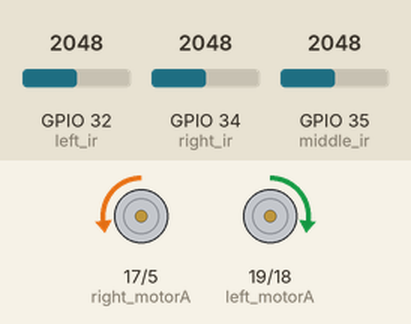
This program was run on a simulated ESP32. Parts: motor-driver pin pairs drawn as motors (green arrow = first pin HIGH = forward, orange = second pin HIGH = backward, longer = more drive, scaled by the enable pin). The inputs (shaded band) are chosen by the test bench; at power-on: GPIO 32 (left_ir) = 2048, GPIO 34 (right_ir) = 2048, GPIO 35 (middle_ir) = 2048.

Above: at 1.2 s.
1.3 s: GPIO 32 (left_ir) set to 60
At 3.3 s:
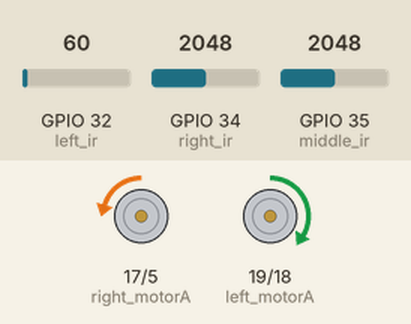
3.6 s: GPIO 34 (right_ir) set to 1027
5.1 s: GPIO 34 (right_ir) set to 930
At 5.9 s:
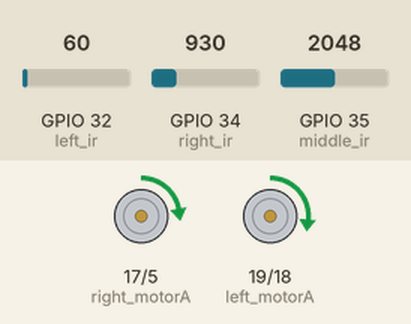
6.6 s: GPIO 32 (left_ir) set to 95
8.1 s: GPIO 32 (left_ir) set to 107
At 8.7 s:
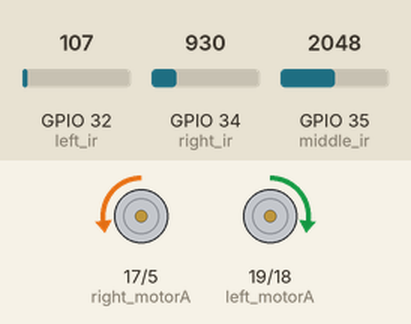
11.2 s: GPIO 32 (left_ir) set to 40
At 12.3 s:
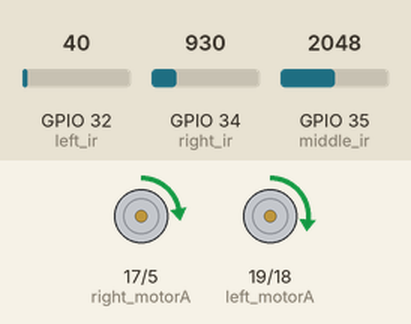
Timing chart, 0 to 13.7 s (numbered marks = the images above; inputs shaded):
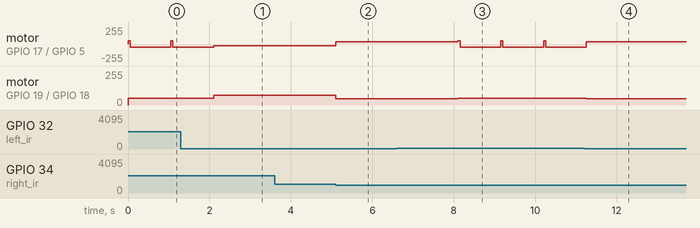

The program:

main.cpp
```cpp
#include <Arduino.h>

constexpr int BLACK_THRESHOLD = 100;  // Ignore readings at or below this
constexpr int BLACK_MAX_VALUE = 2000; // Measure your darkest reading; start with 1000
constexpr int MAX_PWM = 80;
constexpr int MAX_DRIVE_PWM = 80; // Increase gradually after tuning
constexpr int DEADBAND = 0;
const int max_correction = 100;

const int turning_speed = 50;
const int straight_speed = 50;

const int left_ir = 32;
const int middle_ir = 35;
const int right_ir = 34;
const int left_motorA = 19;
const int left_motorB = 18;
const int right_motorA = 17;
const int right_motorB = 5;
const int left_pwm = 21;
const int right_pwm = 16;
bool capacitor_zone = false;

// ultrasonics
// TRIG = 13
// ECHO = 12

// Servo
// SIGNAL = 14

int determine_drive_mode();
void pid_drive();
int calculate_pid_speed(int sensor_pin);
void drive_motors(int left_vel, int right_vel);
bool check_black(int sensor_pin);
void end_zone();
void stop();
void grab_ballz();
int read_USS();

void setup()
{
  pinMode(left_ir, INPUT);
  pinMode(middle_ir, INPUT);
  pinMode(right_ir, INPUT);
  pinMode(left_motorA, OUTPUT);
  pinMode(right_motorA, OUTPUT);
  pinMode(left_motorB, OUTPUT);
  pinMode(right_motorB, OUTPUT);
  pinMode(left_pwm, OUTPUT);
  pinMode(right_pwm, OUTPUT);
  // Serial.begin(9600);
}

void loop()
{
  determine_drive_mode();
}

int determine_drive_mode()
{
  if (check_black(middle_ir))
  {

    if (check_black(left_ir) && check_black(right_ir))
    {
      // If all sensors detect black, check if we are in the end zone
      drive_motors(straight_speed, straight_speed);
      delay(50); // Drive straight a little
      if (check_black(left_ir) && check_black(middle_ir) && check_black(right_ir))
      {
        end_zone();
        return 10; // End zone
      }
      else
      {
        // If not in the end zone, we are in the capacitor zone, drive straight
        capacitor_zone = true;
        return 11; // Found capacitor zone
      }
    }
    else
    {
      // If the middle IR sensor detects black, drive in PID mode
      pid_drive();
      return 1; // PID drive mode
    }
  }

  else if (check_black(left_ir) && check_black(right_ir))
  {
    // If both left and right IR sensors detect black, drive straight
    drive_motors(straight_speed, straight_speed); // Drive straight
    return 2;                                     // Straight drive mode
  }

  else if (check_black(left_ir))
  {
    // If only the left IR sensor detects black, turn left
    pid_drive();
    // drive_motors(-turning_speed, turning_speed); // Turn left
    return 3; // Left turn mode
  }

  else if (check_black(right_ir))
  {
    // If only the right IR sensor detects black, turn right
    pid_drive();
    // drive_motors(turning_speed, -turning_speed); // Turn right
    return 4; // Right turn mode
  }

  else
  { // No sensors detect black
    if (capacitor_zone)
    {
      // If we are in the capacitor zone, drive straight
      drive_motors(straight_speed, straight_speed); // Drive straight
      while (!check_black(left_ir) || !check_black(middle_ir || !check_black(right_ir)))
      {
        delay(10);
      }
      stop();
      return 5; // Straight drive mode in capacitor zone
    }
    else
    {
      // Spin to search for the line
      // drive_motors(turning_speed, -turning_speed); // Spin in place
      // Serial.print("\nSearching for line");
      pid_drive();
      // TODO: add some kind of counter to track when lost. line
      return 0; // Search mode
    }
  }
}

void set_motor(int pwm_pin, int direction_pin_1, int direction_pin_2, int velocity)
{
  velocity = constrain(velocity, -MAX_PWM, MAX_PWM);

  const int pwm = abs(velocity);

  if (velocity > 0)
  {
    digitalWrite(direction_pin_1, HIGH);
    digitalWrite(direction_pin_2, LOW);
  }
  else if (velocity < 0)
  {
    digitalWrite(direction_pin_1, LOW);
    digitalWrite(direction_pin_2, HIGH);
  }
  else
  {
    // Coast; use HIGH/HIGH instead if your driver supports braking.
    digitalWrite(direction_pin_1, LOW);
    digitalWrite(direction_pin_2, LOW);
  }

  analogWrite(pwm_pin, pwm);
}

void drive_motors(int left_vel, int right_vel)
{
  set_motor(left_pwm, left_motorA, left_motorB, left_vel);
  set_motor(right_pwm, right_motorA, right_motorB, right_vel);
}

bool check_black(int sensor_pin)
{
  int sensor_value = analogRead(sensor_pin);
  return sensor_value > BLACK_THRESHOLD; // Returns true if the sensor detects black
}

void end_zone()
{
  capacitor_zone = false; // Reset capacitor zone flag
  stop();                 // Stop the motors
  drive_motors(turning_speed, -turning_speed);
  delay(1000);
  while (read_USS() > 50)
  {
    drive_motors(turning_speed, -turning_speed);
  }
  while (read_USS() > 5)
  {
    drive_motors(-straight_speed, -straight_speed);
  }
  grab_ballz();

  // Additional logic for end zone can be added here
}

void stop()
{
  drive_motors(0, 0); // Stop the motors
}

void grab_ballz()
{
}

int read_USS()
{
  return 0;
}

void pid_drive()
{
  capacitor_zone = false;

  static float integral = 0.0f;
  static float previous_error = 0.0f;
  static float filtered_derivative = 0.0f;
  static float last_correction = 0.0f;

  static unsigned long previous_time_us = 0;
  static unsigned long lost_line_start_ms = 0;

  constexpr int BASE_SPEED = 40;
  constexpr int TURN_THRESHOLD = 1000;

  constexpr unsigned long DASH_GAP_HOLD_MS = 900;
  constexpr unsigned long RECOVERY_TURN_MS = 600;

  constexpr float KP = 20.0f;
  constexpr float KI = 0.5f;
  constexpr float KD = 2.0f;
  constexpr float INTEGRAL_LIMIT = 0.50f;
  constexpr float MAX_CORRECTION = 35.0f;

  const unsigned long now_us = micros();

  float dt = (previous_time_us == 0)
                 ? 0.01f
                 : (now_us - previous_time_us) / 1000000.0f;

  previous_time_us = now_us;
  dt = constrain(dt, 0.002f, 0.05f);

  const int left_value = analogRead(left_ir);
  const int middle_value = analogRead(middle_ir);
  const int right_value = analogRead(right_ir);

  const bool all_white =
      left_value < BLACK_THRESHOLD &&
      middle_value < BLACK_THRESHOLD &&
      right_value < BLACK_THRESHOLD;

  // Bridge dashed-line gaps using the same curve as before the gap.
  if (all_white)
  {
    if (lost_line_start_ms == 0)
    {
      lost_line_start_ms = millis();
    }

    const unsigned long lost_time_ms = millis() - lost_line_start_ms;

    float continued_correction = last_correction;

    const float correction_magnitude =
        (last_correction >= 0.0f)
            ? last_correction
            : -last_correction;

    // If the robot has not found the line after the expected dash gap,
    // gradually tighten the previous curve to search for it.
    if (lost_time_ms > DASH_GAP_HOLD_MS &&
        correction_magnitude > 1.0f)
    {
      const float recovery_amount = constrain(
          (lost_time_ms - DASH_GAP_HOLD_MS) /
              static_cast<float>(RECOVERY_TURN_MS),
          0.0f,
          1.0f);

      const float direction =
          (last_correction >= 0.0f) ? 1.0f : -1.0f;

      continued_correction = direction * (correction_magnitude +
                                          ((MAX_CORRECTION - correction_magnitude) *
                                           recovery_amount));
    }

    const int left_speed = constrain(
        static_cast<int>(BASE_SPEED - continued_correction),
        0,
        MAX_PWM);

    const int right_speed = constrain(
        static_cast<int>(BASE_SPEED + continued_correction),
        0,
        MAX_PWM);

    drive_motors(left_speed, right_speed);
    return;
  }

  lost_line_start_ms = 0;

  // Sharp left: left strongly black and right white.
  if (left_value >= TURN_THRESHOLD &&
      right_value < BLACK_THRESHOLD)
  {
    integral = 0.0f;
    previous_error = 0.0f;
    filtered_derivative = 0.0f;
    last_correction = -MAX_CORRECTION;

    drive_motors(-turning_speed * 3 / 2, turning_speed / 2);
    return;
  }

  // Sharp right: right strongly black and left white.
  if (right_value >= TURN_THRESHOLD &&
      left_value < BLACK_THRESHOLD)
  {
    integral = 0.0f;
    previous_error = 0.0f;
    filtered_derivative = 0.0f;
    last_correction = MAX_CORRECTION;

    drive_motors(turning_speed / 2, -turning_speed * 3 / 2);
    return;
  }

  const int sensor_range = BLACK_MAX_VALUE - BLACK_THRESHOLD;

  const int left_black = constrain(
      left_value - BLACK_THRESHOLD, 0, sensor_range);

  const int right_black = constrain(
      right_value - BLACK_THRESHOLD, 0, sensor_range);

  const float error =
      (right_black - left_black) / static_cast<float>(sensor_range);

  integral += error * dt;
  integral = constrain(integral, -INTEGRAL_LIMIT, INTEGRAL_LIMIT);

  const float raw_derivative = constrain(
      (error - previous_error) / dt,
      -3.0f,
      3.0f);

  filtered_derivative =
      (0.7f * filtered_derivative) + (0.3f * raw_derivative);

  const float correction = constrain(
      (KP * error) + (KI * integral) + (KD * filtered_derivative),
      -MAX_CORRECTION,
      MAX_CORRECTION);

  previous_error = error;
  last_correction = correction;

  const int left_speed = constrain(
      static_cast<int>(BASE_SPEED - correction),
      0,
      MAX_PWM);

  const int right_speed = constrain(
      static_cast<int>(BASE_SPEED + correction),
      0,
      MAX_PWM);

  drive_motors(left_speed, right_speed);
}
```

Measured:
- the behaviour switches between 1000 and 999 on GPIO 34 (right_ir) (found by bisection; images 1 and 2)
- the behaviour switches between 100 and 101 on GPIO 32 (left_ir) (found by bisection; images 2 and 3)
- after the input at 1.3 s, motor on GPIO 19 (left_motorA) / GPIO 18 (left_motorB): forward 50/255 → forward 75/255 after 0.80 s
- after the input at 3.6 s, every drawn part: stays the same
- after the input at 5.1 s, motor on GPIO 17 (right_motorA) / GPIO 5 (right_motorB): backward 25/255 → forward 31/255 at once; motor on GPIO 19 (left_motorA) / GPIO 18 (left_motorB): forward 75/255 → forward 48/255 at once
- after the input at 6.6 s, every drawn part: stays the same
- after the input at 8.1 s, motor on GPIO 17 (right_motorA) / GPIO 5 (right_motorB): forward 31/255 → backward 50/255 at once; motor on GPIO 19 (left_motorA) / GPIO 18 (left_motorB): forward 48/255 → forward 50/255 at once
- after the input at 11.2 s, motor on GPIO 19 (left_motorA) / GPIO 18 (left_motorB): forward 50/255 → forward 48/255 after 0.05 s
